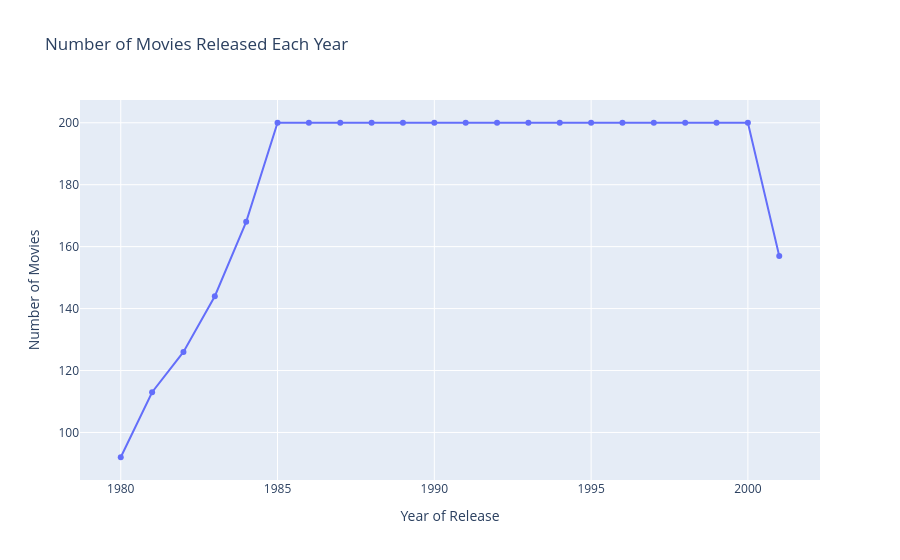

The notebook cell this image was saved under:
### Code cell
import plotly.express as px

# Count the number of movies released each year
yearly_counts = df['year'].value_counts().reset_index()
yearly_counts.columns = ['year', 'movie_count']

# Sort by year so the line chart reads correctly from left to right
yearly_counts = yearly_counts.sort_values(by='year')

# Create the line chart
fig5 = px.line(
    yearly_counts,
    x='year',
    y='movie_count',
    markers=True,  # Use markers on the data points
    title='Number of Movies Released Each Year',
    labels={'year': 'Year of Release', 'movie_count': 'Number of Movies'}
)

# Display the chart
fig5.show()

### Figure 1 — Plotly figure (JSON) as saved in the notebook; plotly's stock layout.template omitted (floating-point values rounded to 4 significant figures)
{"data": [{"hovertemplate": "Year of Release=%{x}<br>Number of Movies=%{y}<extra></extra>", "legendgroup": "", "line": {"color": "#636efa", "dash": "solid"}, "marker": {"symbol": "circle"}, "mode": "lines+markers", "name": "", "orientation": "v", "showlegend": false, "type": "scatter", "x": [1980, 1981, 1982, 1983, 1984, 1985, 1986, 1987, 1988, 1989, 1990, 1991, 1992, 1993, 1994, 1995, 1996, 1997, 1998, 1999, 2000, 2001], "xaxis": "x", "y": [92, 113, 126, 144, 168, 200, 200, 200, 200, 200, 200, 200, 200, 200, 200, 200, 200, 200, 200, 200, 200, 157], "yaxis": "y"}], "layout": {"legend": {"tracegroupgap": 0}, "title": {"text": "Number of Movies Released Each Year"}, "xaxis": {"anchor": "y", "domain": [0, 1], "title": {"text": "Year of Release"}}, "yaxis": {"anchor": "x", "domain": [0, 1], "title": {"text": "Number of Movies"}}}}
